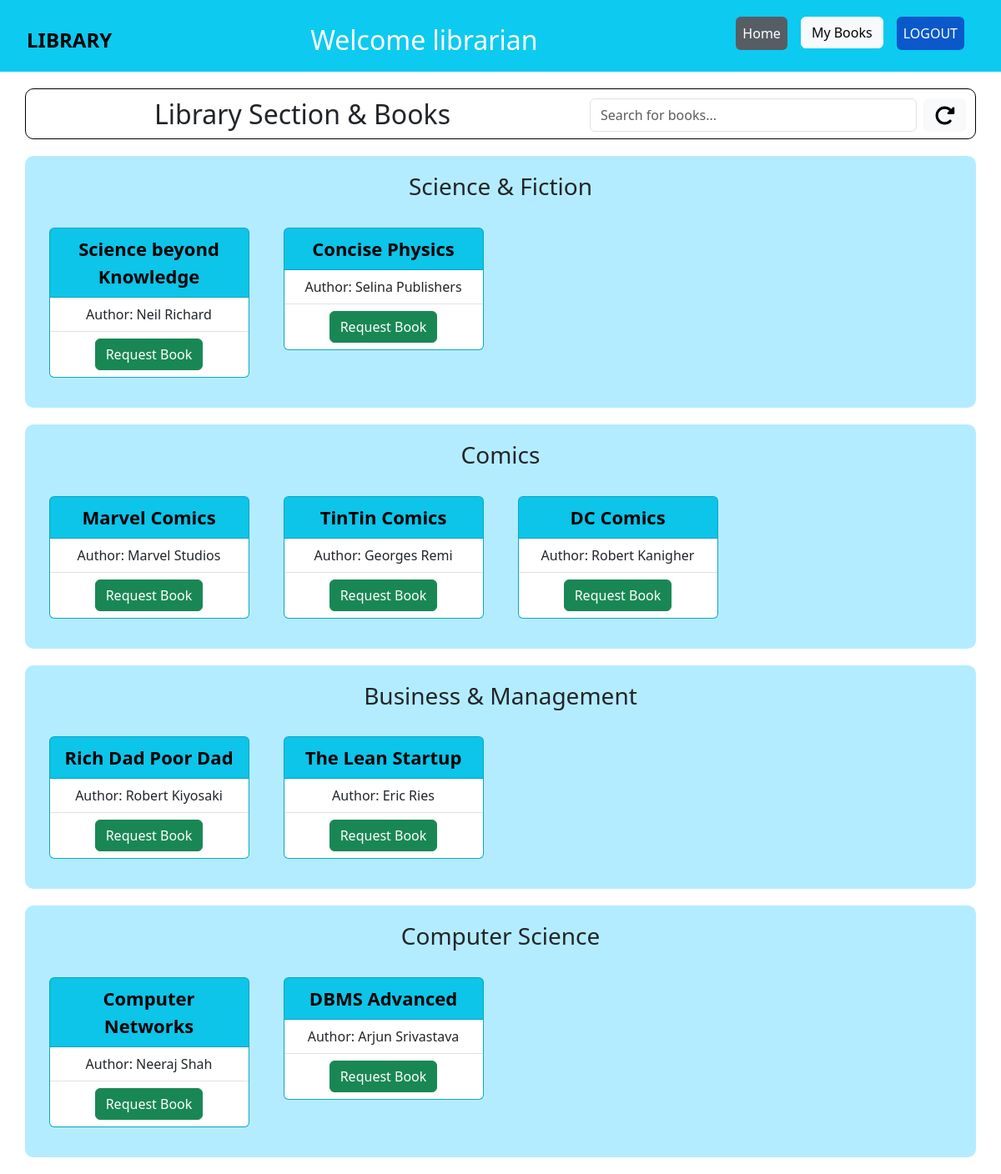
The page /home/1 (signed in) on the database its author committed.
### app.py (models this page shows)
class User(db.Model, UserMixin):
    __tablename__ = 'user'
    id = db.Column(db.Integer, primary_key=True, autoincrement=True, unique=True)
    username = db.Column(db.String(20), nullable=False, unique=True)
    name = db.Column(db.String(30))
    email = db.Column(db.String(40), unique=True)
    password = db.Column(db.String(80), nullable=False)

class Section(db.Model):
    __tablename__ = 'section'
    section_id = db.Column(db.Integer, primary_key=True, autoincrement=True, unique=True)
    section_name = db.Column(db.String(50), nullable=False)
    section_description = db.Column(db.String(255), nullable=False)
    date_created = db.Column(db.DateTime, default=datetime.now)
    book_count = db.Column(db.Integer, default=0)

class Book(db.Model):
    __tablename__ = 'book'
    book_id = db.Column(db.Integer, primary_key=True, autoincrement=True, unique=True)
    book_name = db.Column(db.String(80), nullable=False)
    author = db.Column(db.String(50))
    sec_id = db.Column(db.Integer, db.ForeignKey("section.section_id"), nullable=False)

### app.py (the view)
@app.route('/home/<int:userid>', methods=['GET', 'POST'])
@login_required
def home(userid):
    sections = Section.query.all()
    sections_with_books = []
    for section in sections:
        books = Book.query.filter_by(sec_id=section.section_id).all()
        sections_with_books.append({'section': section, 'books': books})
    search_query = request.args.get('search')
    if search_query:
        sections_with_books = []
        for section in sections:
            books = Book.query.filter((Book.sec_id == section.section_id) & (Book.book_name.ilike(f"%{search_query}%"))).all()
            if books:
                sections_with_books.append({'section': section, 'books': books})
    users = User.query.filter_by(id=userid).first()
    return render_template('home.html', userid=userid, username=users.username, sections_with_books=sections_with_books)

### app.py (called while the page is built)
@login_manager.user_loader
def load_user(user_id):
    return User.query.get(int(user_id))

### templates/home.html (shortened to what this page needs)
<!DOCTYPE html>
<html lang="en">
<head>
    <link rel="stylesheet" href="../static/style.css">
    <link href="https://cdn.jsdelivr.net/npm/bootstrap@5.3.3/dist/css/bootstrap.min.css" rel="stylesheet">
    <link rel="stylesheet" href="https://cdnjs.cloudflare.com/ajax/libs/font-awesome/4.7.0/css/font-awesome.min.css">
</head>
<body>
    <div id="app">
    <nav class="navbar navbar-expand-lg navbar-dark bg-info" style="padding: 20px 0px 10px;">
        <div class="container-fluid">
            <a class="navbar-brand" href="#" style="font-size: 24px; color:black; padding-left: 20px;"><b>LIBRARY</b></a>
            <div class="collapse navbar-collapse" id="navbarNav">
                <h2 class="d-flex mx-auto my-2 my-lg-0" align="center" style="color: white;">Welcome {{ username }} </h2>
                <ul class="navbar-nav ml-auto">
                    <li class="nav-item">
                        <a class="nav-link" href="#">
                        </a>
                    </li>
                    <li class="nav-item">
                        <a class="btn btn-secondary nav-link active" href="#">Home</a>
                    </li>
                    <li class="nav-item">
                        <a class="nav-link" href="#"></a>
                    </li>
                    <li class="nav-item">
                        <a href="{{ url_for('my_books', userid=current_user.id) }}" class="btn btn-light">My Books</a>
                    </li>
                    <li class="nav-item">
                        <a class="nav-link" href="#"></a>
                    </li>
                    <li class="nav-item">
                      <a class="btn btn-primary mb-3 nav-link active" aria-current="page" href="/logout">LOGOUT</a>
                    </li>
                    <li class="nav-item">
                        <a class="nav-link" href="#"></a>
                    </li>
                    <li class="nav-item">
                        <a class="nav-link" href="#"></a>
                    </li>
                </ul>
            </div>
        </div>
    </nav>
    <div class="sections">
        <div class="container" style="background-color: white; padding: 11px; padding-bottom: 2px; border: 1px solid black;">
            <div class="row">
                <div class="col-7" align="center"><h2>Library Section & Books</h2></div>
                <div class="col-5">
                    <form class="d-flex mx-auto my-2 my-lg-0" action="{{ url_for('home', userid=userid) }}" method="GET" role="search">
                        <input class="form-control me-2" type="search" placeholder="Search for books..." name="search" aria-label="Search" style="width: 400px;">
                            <a href="{{ url_for('home', userid=userid) }}" class="btn btn-light">
                                <img src="../static/img/rotate-right-solid.svg" alt="" width="25px">
                            </a>
                    </form>
                </div>
            </div>
        </div>
        {% if sections_with_books %}
        {% for section_with_books in sections_with_books %}
        <div class="container">
                <h3 align="center">{{ section_with_books.section.section_name }}</h3><br>
                <div class="row" align="center">
                    {% for book in section_with_books.books %}
                    <div class="col-3">
                        <div class="card text-bg-info mb-3" align="center" style="width: 15rem; display: inline-flex;">
                            <div class="card-header">
                                <b style="font-size: 22px;">{{ book.book_name }}</b>
                            </div>
                            <ul class="list-group list-group-flush">
                                <li class="list-group-item">Author: {{ book.author }}</li>
                                <li class="list-group-item">
                                    <router-link :to="{ path: '/request-book', query: {UserID: '{{userid}}', BookID: '{{book.book_id}}', BookName: '{{book.book_name}}', Author: '{{book.author}}', SectionName: '{{section_with_books.section.section_name}}' }}" type="submit" class="btn btn-success">Request Book</router-link>
                                </li>
                            </ul>
                        </div>
                    </div>
                    {% endfor %}
                </div>
        </div>
        {% endfor %}
    {% else %}
        <div class="container" style="background-color: rgba(255, 163, 127, 0.4);">
            <h3 align="center" style="color: red">No books found !</h3>
        </div>
    {% endif %}
    </div>
    </div>
</body>
</html>

### static/style.css (style rules this page uses)
.sections .container { margin-top: 20px; margin-bottom: 20px; border-radius: 10px; padding: 20px 20px; background-color: rgba(106, 218, 255, 0.5); }

### rows shown on the page
User: username "librarian"
Section: section.section_name "Science & Fiction"
Book: book_name "Science beyond Knowledge", author "Neil Richard"
Book: book_name "Concise Physics", author "Selina Publishers"
Section: section.section_name "Comics"
Book: book_name "Marvel Comics", author "Marvel Studios"
Book: book_name "TinTin Comics", author "Georges Remi"
Book: book_name "DC Comics", author "Robert Kanigher"
Section: section.section_name "Business & Management"
Book: book_name "Rich Dad Poor Dad", author "Robert Kiyosaki"
Book: book_name "The Lean Startup", author "Eric Ries"
Section: section.section_name "Computer Science"
Book: book_name "Computer Networks", author "Neeraj Shah"
Book: book_name "DBMS Advanced", author "Arjun Srivastava"
